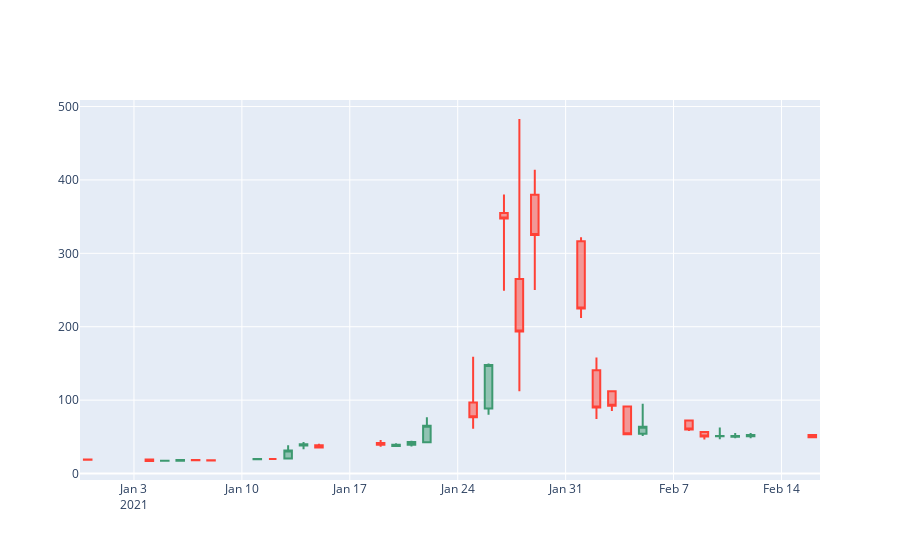

Notebook code cell kept with this figure:
### Code cell
fig = go.Figure(data=[go.Candlestick(x=gme_daily['date'],
                open=gme_daily['1. open'],
                high=gme_daily['2. high'],
                low=gme_daily['3. low'],
                close=gme_daily['4. close'])])


fig.update_layout(xaxis_rangeslider_visible=False)
fig.show()
fig.write_html('candlestick daily.html')
